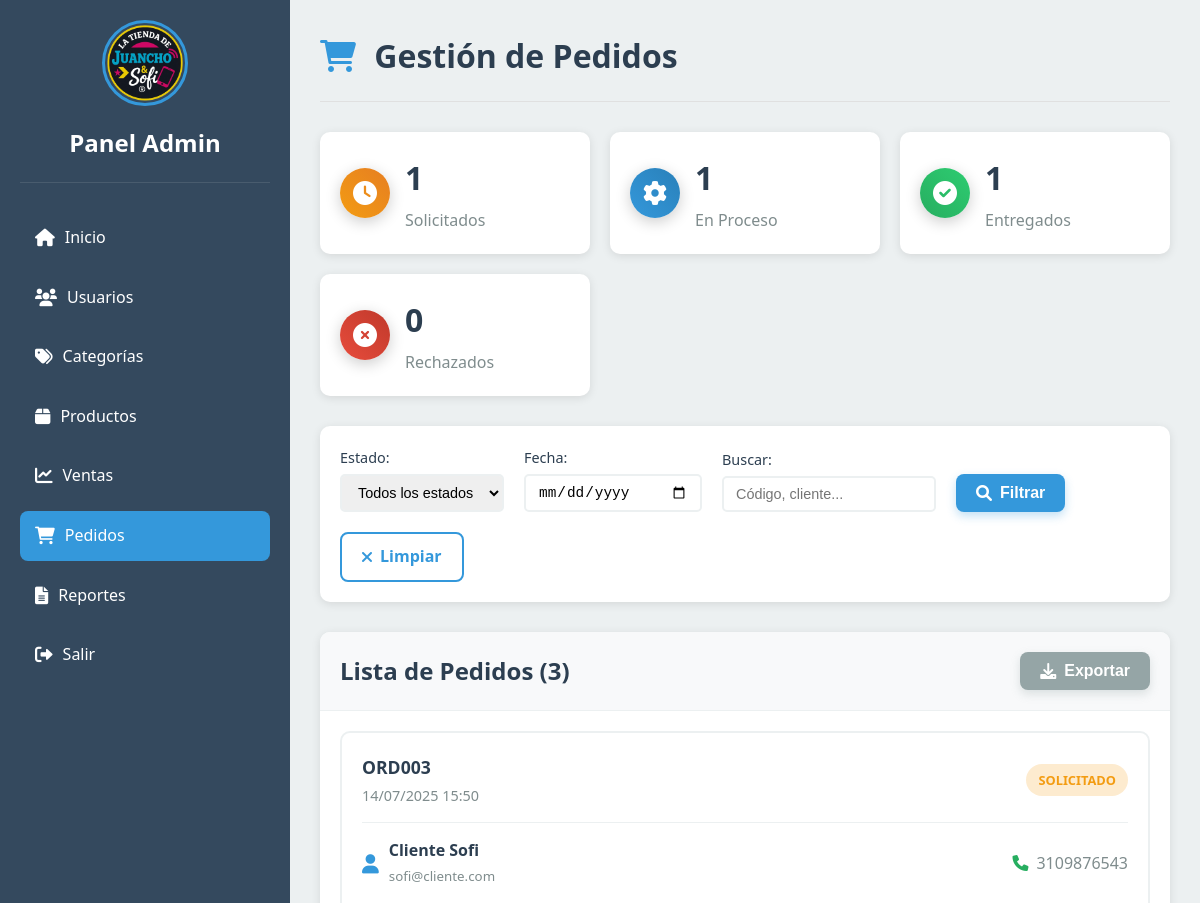
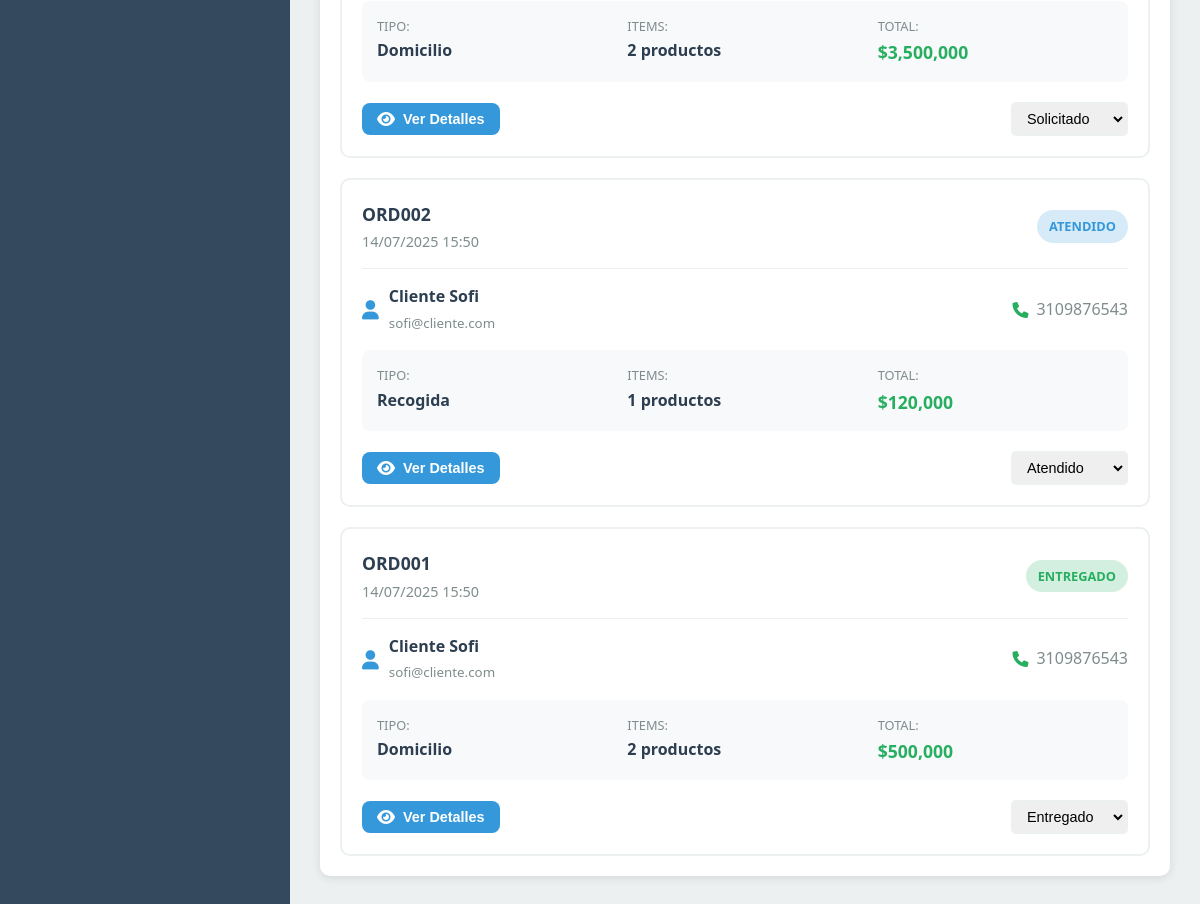
Page /admin/pedidos.php (signed in) on the committed database (2 pictures, top to bottom).
### tables this page shows
CREATE TABLE ordenes (
    id INT PRIMARY KEY AUTO_INCREMENT,
    id_usuario INT NOT NULL,
    codigo VARCHAR(20) UNIQUE NOT NULL,  
    fecha TIMESTAMP DEFAULT CURRENT_TIMESTAMP,
    total DECIMAL(10, 2) NOT NULL,
    estado VARCHAR(50) DEFAULT 'Solicitado',  
    tipo_venta VARCHAR(50) NOT NULL,  
    direccion_envio TEXT,
    metodo_pago VARCHAR(50),
    telefono_contacto BIGINT,
    FOREIGN KEY (id_usuario) REFERENCES usuarios(id) ON DELETE CASCADE
);

CREATE TABLE usuarios (
    id INT PRIMARY KEY AUTO_INCREMENT,
    nombre VARCHAR(255) NOT NULL,
    correo VARCHAR(150) UNIQUE NOT NULL,
    celular BIGINT,
    clave VARCHAR(100) NOT NULL,
    rol VARCHAR(50) DEFAULT 'cliente',  
    fecha_registro TIMESTAMP DEFAULT CURRENT_TIMESTAMP
);

### admin/pedidos.php (the view, shortened to what this page needs)
<?php
$database = new Database();
$db = $database->getConnection();
$filtro_fecha = $_GET['fecha'] ?? '';
$buscar = $_GET['buscar'] ?? '';
$where_conditions = [];
$params = [];
$where_clause = !empty($where_conditions) ? "WHERE " . implode(" AND ", $where_conditions) : "";
$stmt = $db->prepare("
    SELECT o.*, u.nombre as cliente_nombre, u.correo as cliente_correo, u.celular as cliente_celular,
           COUNT(v.id) as total_items
    FROM ordenes o
    JOIN usuarios u ON o.id_usuario = u.id
    LEFT JOIN ventas v ON o.id = v.id_orden
    $where_clause
    GROUP BY o.id
    ORDER BY o.fecha DESC, o.id DESC
");
$stmt->execute($params);
$pedidos = $stmt->fetchAll(PDO::FETCH_ASSOC);
$stmt = $db->prepare("SELECT estado, COUNT(*) as total FROM ordenes GROUP BY estado");
$stmt->execute();
$estadisticas = $stmt->fetchAll(PDO::FETCH_KEY_PAIR);
?>
<!DOCTYPE html>
<html lang="es">
<head>
    <link rel="stylesheet" href="../css/admin.css">
    <link rel="stylesheet" href="../css/admin-pedidos.css">
    <link rel="stylesheet" href="https://cdnjs.cloudflare.com/ajax/libs/font-awesome/6.0.0/css/all.min.css">
</head>
<body>
    <div class="admin-container">
        <nav class="sidebar">
            <div class="logo">
                <img src="../Logo/Logo juancho.png" alt="Logo" class="logo-img">
                <h3>Panel Admin</h3>
            </div>
            <ul class="nav-menu">
                <li><a href="index.php"><i class="fas fa-home"></i> Inicio</a></li>
                <li><a href="usuarios.php"><i class="fas fa-users"></i> Usuarios</a></li>
                <li><a href="categorias.php"><i class="fas fa-tags"></i> Categorías</a></li>
                <li><a href="productos.php"><i class="fas fa-box"></i> Productos</a></li>
                <li><a href="ventas.php"><i class="fas fa-chart-line"></i> Ventas</a></li>
                <li><a href="pedidos.php" class="active"><i class="fas fa-shopping-cart"></i> Pedidos</a></li>
                <li><a href="reportes.php"><i class="fas fa-file-alt"></i> Reportes</a></li>
                <li><a href="../logout.php"><i class="fas fa-sign-out-alt"></i> Salir</a></li>
            </ul>
        </nav>
        <main class="main-content">
            <header class="content-header">
                <h1><i class="fas fa-shopping-cart"></i> Gestión de Pedidos</h1>
            </header>
            <div class="stats-grid">
                <div class="stat-card">
                    <div class="stat-icon solicitado">
                        <i class="fas fa-clock"></i>
                    </div>
                    <div class="stat-info">
                        <h3><?php echo $estadisticas['Solicitado'] ?? 0; ?></h3>
                        <p>Solicitados</p>
                    </div>
                </div>
                <div class="stat-card">
                    <div class="stat-icon atendido">
                        <i class="fas fa-cog"></i>
                    </div>
                    <div class="stat-info">
                        <h3><?php echo $estadisticas['Atendido'] ?? 0; ?></h3>
                        <p>En Proceso</p>
                    </div>
                </div>
                <div class="stat-card">
                    <div class="stat-icon entregado">
                        <i class="fas fa-check-circle"></i>
                    </div>
                    <div class="stat-info">
                        <h3><?php echo $estadisticas['Entregado'] ?? 0; ?></h3>
                        <p>Entregados</p>
                    </div>
                </div>
                <div class="stat-card">
                    <div class="stat-icon rechazado">
                        <i class="fas fa-times-circle"></i>
                    </div>
                    <div class="stat-info">
                        <h3><?php echo $estadisticas['Rechazado'] ?? 0; ?></h3>
                        <p>Rechazados</p>
                    </div>
                </div>
            </div>
            <div class="filters-section">
                <form method="GET" class="filters-form">
                    <div class="filter-group">
                        <label>Estado:</label>
                        <select name="estado">
                            <option value="">Todos los estados</option>
                        </select>
                    </div>
                    <div class="filter-group">
                        <label>Fecha:</label>
                        <input type="date" name="fecha" value="<?php echo $filtro_fecha; ?>">
                    </div>
                    <div class="filter-group">
                        <label>Buscar:</label>
                        <input type="text" name="buscar" placeholder="Código, cliente..." value="<?php echo htmlspecialchars($buscar); ?>">
                    </div>
                    <button type="submit" class="btn btn-primary">
                        <i class="fas fa-search"></i> Filtrar
                    </button>
                    <a href="pedidos.php" class="btn btn-outline">
                        <i class="fas fa-times"></i> Limpiar
                    </a>
                </form>
            </div>
            <div class="orders-section">
                <div class="orders-header">
                    <h2>Lista de Pedidos (<?php echo count($pedidos); ?>)</h2>
                    <button onclick="exportOrders()" class="btn btn-secondary">
                        <i class="fas fa-download"></i> Exportar
                    </button>
                </div>
                <div class="orders-grid">
                    <?php foreach ($pedidos as $pedido): ?>
                    <div class="order-card">
                        <div class="order-header">
                            <div class="order-number">
                                <strong><?php echo $pedido['codigo']; ?></strong>
                                <span class="order-date"><?php echo date('d/m/Y H:i', strtotime($pedido['fecha'])); ?></span>
                            </div>
                            <div class="order-status status-<?php echo strtolower($pedido['estado']); ?>">
                                <?php echo $pedido['estado']; ?>
                            </div>
                        </div>
                        <div class="order-customer">
                            <div class="customer-info">
                                <i class="fas fa-user"></i>
                                <div>
                                    <strong><?php echo htmlspecialchars($pedido['cliente_nombre']); ?></strong>
                                    <small><?php echo htmlspecialchars($pedido['cliente_correo']); ?></small>
                                </div>
                            </div>
                            <div class="customer-contact">
                                <i class="fas fa-phone"></i>
                                <span><?php echo $pedido['cliente_celular']; ?></span>
                            </div>
                        </div>
                        <div class="order-details">
                            <div class="detail-item">
                                <span class="label">Tipo:</span>
                                <span class="value">
                                    <?php echo $pedido['tipo_venta'] === 'local' ? 'Recogida' : 'Domicilio'; ?>
                                </span>
                            </div>
                            <div class="detail-item">
                                <span class="label">Items:</span>
                                <span class="value"><?php echo $pedido['total_items']; ?> productos</span>
                            </div>
                            <div class="detail-item">
                                <span class="label">Total:</span>
                                <span class="value total-amount">$<?php echo number_format($pedido['total']); ?></span>
                            </div>
                        </div>
                        <div class="order-actions">
                            <button onclick="viewOrderDetails(<?php echo $pedido['id']; ?>)" class="btn btn-info btn-sm">
                                <i class="fas fa-eye"></i> Ver Detalles
                            </button>
                            <div class="status-update">
                                <form method="POST" class="status-form">
                                    <select name="nuevo_estado" onchange="this.form.submit()">
                                        <option value="Solicitado" <?php echo $pedido['estado'] === 'Solicitado' ? 'selected' : ''; ?>>Solicitado</option>
                                        <option value="Atendido" <?php echo $pedido['estado'] === 'Atendido' ? 'selected' : ''; ?>>Atendido</option>
                                        <option value="Entregado" <?php echo $pedido['estado'] === 'Entregado' ? 'selected' : ''; ?>>Entregado</option>
                                    </select>
                                </form>
                            </div>
                        </div>
                    </div>
                    <?php endforeach; ?>
                </div>
            </div>
        </main>
    </div>
</body>
</html>

### css/admin.css (style rules this page uses)
:root { --primary-color: #3498db; --secondary-color: #2ecc71; --accent-color: #f39c12; --danger-color: #e74c3c; --text-color: #2c3e50; --light-text-color: #7f8c8d; --bg-light: #ecf0f1; --bg-dark: #34495e; --card-bg: #ffffff; --border-color: #e0e0e0; }
body { font-family: "Segoe UI", Tahoma, Geneva, Verdana, sans-serif; margin: 0; padding: 0; background-color: var(--bg-light); color: var(--text-color); line-height: 1.6; display: flex; min-height: 100vh; }
a { text-decoration: none; color: var(--primary-color); }
.admin-container { display: flex; width: 100%; }
.sidebar { width: 250px; background-color: var(--bg-dark); color: white; padding: 20px; display: flex; flex-direction: column; box-shadow: 2px 0 10px rgba(0, 0, 0, 0.1); flex-shrink: 0; }
.sidebar .logo { text-align: center; margin-bottom: 30px; padding-bottom: 20px; border-bottom: 1px solid rgba(255, 255, 255, 0.1); }
.sidebar .logo-img { width: 80px; height: 80px; border-radius: 50%; object-fit: cover; margin-bottom: 10px; border: 3px solid var(--primary-color); }
.sidebar .logo h3 { margin: 0; font-size: 1.5rem; color: white; }
.sidebar .nav-menu { list-style: none; padding: 0; margin: 0; flex-grow: 1; }
.sidebar .nav-menu li { margin-bottom: 10px; }
.sidebar .nav-menu a { display: flex; align-items: center; padding: 12px 15px; color: white; text-decoration: none; border-radius: 8px; transition: background-color 0.3s, color 0.3s; }
.sidebar .nav-menu a i { margin-right: 10px; font-size: 1.1rem; }
.sidebar .nav-menu a:hover, .sidebar .nav-menu a.active { background-color: var(--primary-color); color: white; }
.main-content { flex-grow: 1; padding: 30px; background-color: var(--bg-light); }
.content-header { display: flex; justify-content: space-between; align-items: center; margin-bottom: 30px; padding-bottom: 20px; border-bottom: 1px solid var(--border-color); }
.content-header h1 { margin: 0; font-size: 2rem; color: var(--text-color); }
.content-header h1 i { margin-right: 10px; color: var(--primary-color); }
.stats-grid { display: grid; grid-template-columns: repeat(auto-fit, minmax(220px, 1fr)); gap: 25px; margin-bottom: 40px; }
.stat-card { background-color: var(--card-bg); padding: 25px; border-radius: 12px; box-shadow: 0 4px 20px rgba(0, 0, 0, 0.08); display: flex; align-items: center; gap: 20px; transition: transform 0.3s ease; }
.stat-icon { width: 60px; height: 60px; border-radius: 50%; display: flex; align-items: center; justify-content: center; font-size: 2rem; color: white; box-shadow: 0 4px 15px rgba(0, 0, 0, 0.2); }
.stat-info h3 { margin: 0; font-size: 2.5rem; color: var(--text-color); }
.stat-info p { margin: 0; color: var(--light-text-color); font-size: 1rem; }
.btn { padding: 10px 20px; border: none; border-radius: 8px; cursor: pointer; font-size: 1rem; font-weight: 600; transition: background-color 0.3s, transform 0.2s, box-shadow 0.3s; display: inline-flex; align-items: center; justify-content: center; gap: 8px; }
.btn i { font-size: 1rem; }
.btn-primary { background-color: var(--primary-color); color: white; box-shadow: 0 4px 10px rgba(52, 152, 219, 0.3); }
.btn-secondary { background-color: #95a5a6; color: white; box-shadow: 0 4px 10px rgba(149, 165, 166, 0.3); }
.btn-outline { background-color: transparent; color: var(--primary-color); border: 2px solid var(--primary-color); }
.btn-sm { padding: 8px 12px; font-size: 0.85rem; }

### rows in the picture
ordenes: codigo "ORD003", fecha "14/07/2025 15:50", estado "SOLICITADO", id_usuario.nombre "Cliente Sofi", id_usuario.correo "sofi@cliente.com", id_usuario.celular "3109876543", tipo_venta "Domicilio", total_items "2", total "3,500,000", nuevo_estado "Solicitado"
ordenes: codigo "ORD002", fecha "14/07/2025 15:50", estado "ATENDIDO", id_usuario.nombre "Cliente Sofi", id_usuario.correo "sofi@cliente.com", id_usuario.celular "3109876543", tipo_venta "Recogida", total_items "1", total "120,000", nuevo_estado "Atendido"
ordenes: codigo "ORD001", fecha "14/07/2025 15:50", estado "ENTREGADO", id_usuario.nombre "Cliente Sofi", id_usuario.correo "sofi@cliente.com", id_usuario.celular "3109876543", tipo_venta "Domicilio", total_items "2", total "500,000", nuevo_estado "Entregado"

### other values in the picture
$estadisticas['Solicitado'] "1"
$estadisticas['Atendido'] "1"
$estadisticas['Entregado'] "1"
$estadisticas['Rechazado'] "0"
count($pedidos) "3"
